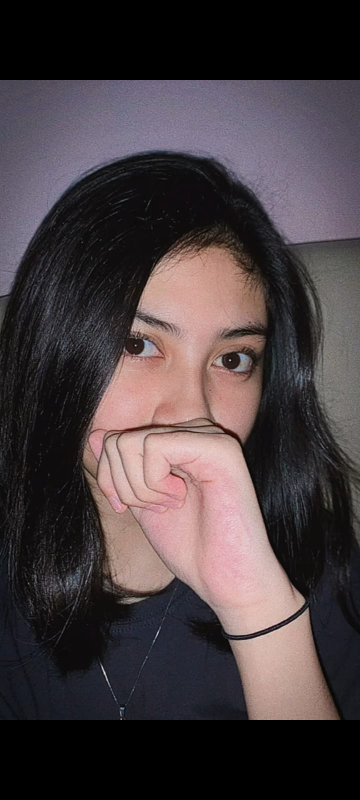
#> input picture Tugas 4/foto1.jpeg, 720 x 1600 px (shown at 1/2 size)
$ python 'Max Filter.py'
#> lines starting #> are read from the running program, lines starting #| are printed output that depends on the picture
import numpy as np
import cv2

def max_filter(img, kernel_size):
    # Mendefinisikan kernel untuk filter max
    kernel = np.ones((kernel_size, kernel_size), np.uint8)

    # Melakukan padding pada gambar
    pad_size = kernel_size // 2
    padded_img = cv2.copyMakeBorder(img, pad_size, pad_size, pad_size, pad_size, cv2.BORDER_REPLICATE)

    # Membuat citra hasil filter max
    filtered_img = np.zeros_like(img)

    # Memproses setiap piksel pada gambar
    for i in range(pad_size, img.shape[0] + pad_size):
        for j in range(pad_size, img.shape[1] + pad_size):
            # Mengambil kernel di sekitar piksel
            kernel_pixels = padded_img[i - pad_size:i + pad_size + 1, j - pad_size:j + pad_size + 1]
            # Menghitung nilai maksimum dari kernel
            max_val = np.max(kernel_pixels)
            # Menetapkan nilai maksimum ke piksel pada citra hasil filter
            filtered_img[i - pad_size, j - pad_size] = max_val

    return filtered_img

img = cv2.imread("foto1.jpeg",0)  # membaca gambar warna
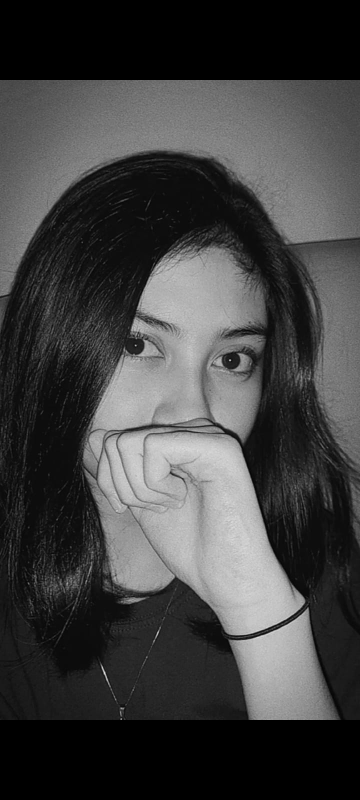
#> img: shape (1600, 720) (shown at 1/2 size); min 0, max 241, mean 65
img = cv2.resize(img, (500, 500))
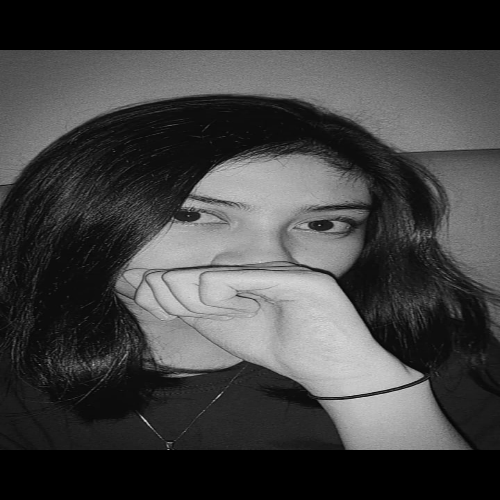
#> img: shape (500, 500); min 0, max 219, mean 64.9
filtered_img = max_filter(img, 3)  # filter max dengan kernel 3x3
#> after the loop in max_filter, `for i in range(pad_size, img.shape[0] + pad_size):`:
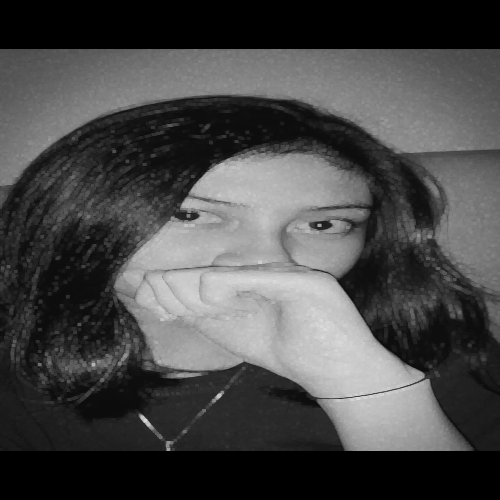
#> filtered_img: shape (500, 500); min 0, max 219, mean 72.8
cv2.imshow("Original Image", img)
cv2.imshow("Filtered Image", filtered_img)
cv2.waitKey(0)
cv2.destroyAllWindows()

$ run again, with Tugas 4/pemandangan.jpg copied over Tugas 4/foto1.jpeg
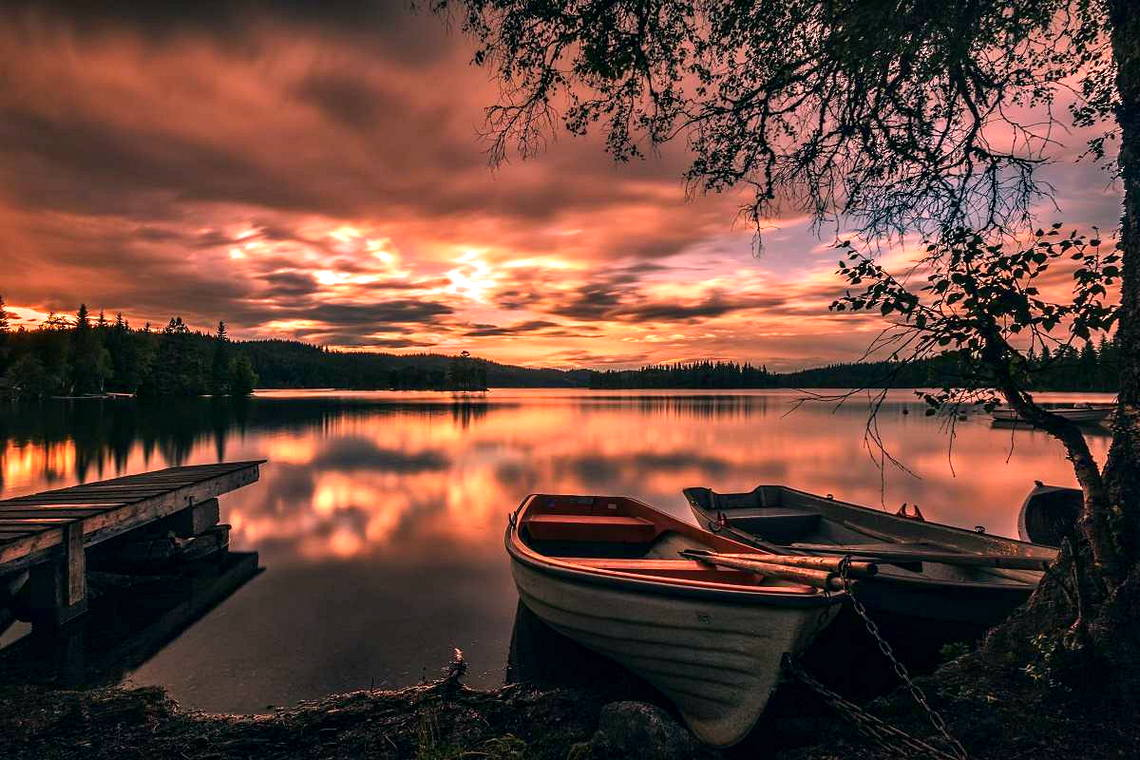
#> input picture Tugas 4/pemandangan.jpg, 1140 x 760 px
#> `img = cv2.imread("foto1.jpeg",0)`:
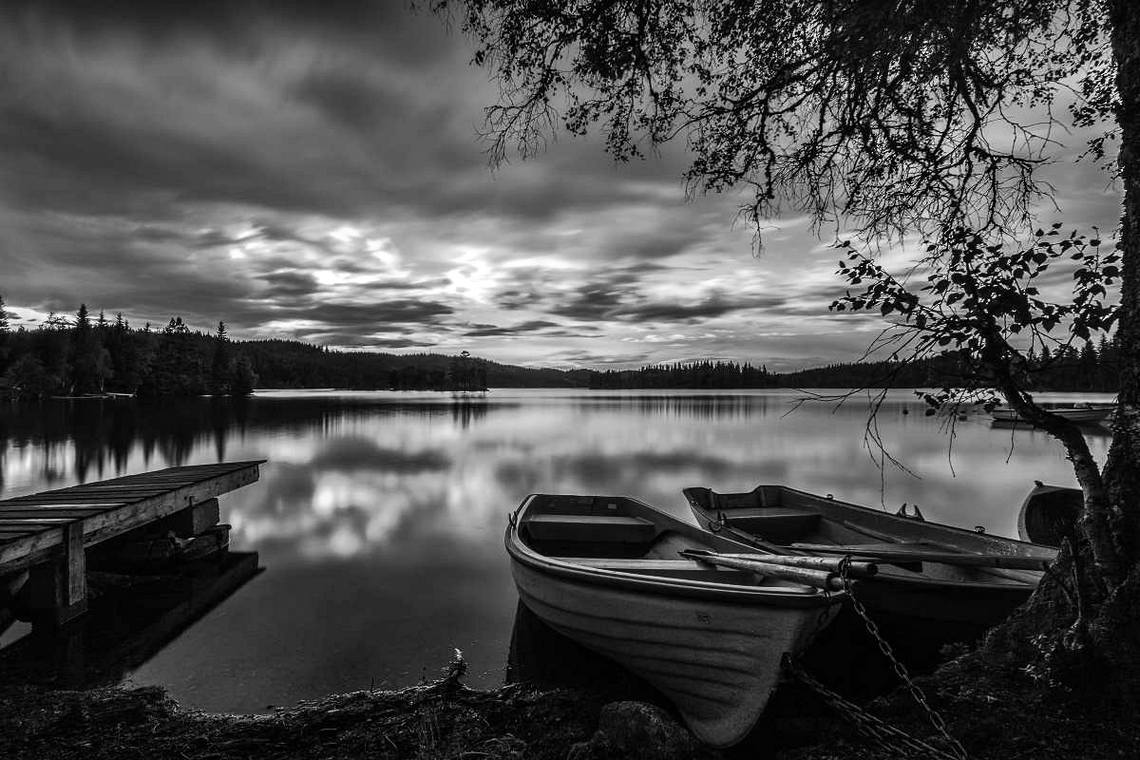
#> img: shape (760, 1140); min 0, max 255, mean 77.7
#> after the loop in max_filter, `for i in range(pad_size, img.shape[0] + pad_size):`:
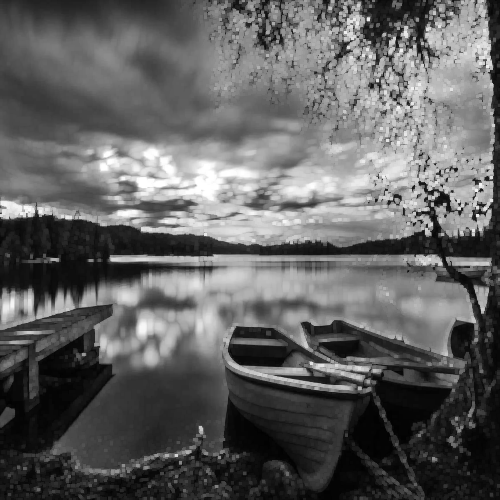
#> filtered_img: shape (500, 500); min 1, max 255, mean 96.9
